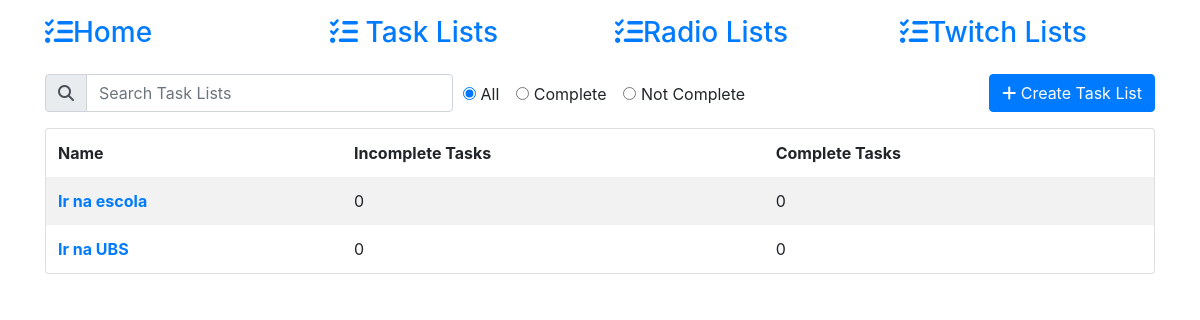
/tasks/, run on the app's committed database.
### tasks/models.py (models this page shows, shortened)
class TaskList(models.Model):
    name = models.CharField(max_length=255)
    slug = models.CharField(max_length=255)
    tasks: QuerySet["Task"]
    class Meta:
        verbose_name = "Task List"
        verbose_name_plural = "Task Lists"
    def get_absolute_url(self) -> str:
        return reverse("tasks:tasklist-detail", kwargs={"slug": self.slug})
    @property
    def complete_tasks(self) -> models.QuerySet["Task"]:
        return self.tasks.filter(is_done=True)
    @property
    def incomplete_tasks(self) -> models.QuerySet["Task"]:
        return self.tasks.filter(is_done=False)

### tasks/views.py (the view)
# urls.py: path("", v.TaskListListView.as_view(), name="tasklist-list"),
class TaskListListView(ListView):
    model = TaskList
    def get_context_data(self, **kwargs: Dict[str, Any]) -> Dict[str, Any]:
        return super().get_context_data(
            form=TaskListCreateForm(), filterset=TaskListFilter, **kwargs
        )

### tasks/forms.py (shortened to what this page needs)
class TaskListCreateForm(forms.ModelForm):
    slug = forms.CharField(required=False, widget=forms.widgets.HiddenInput())
    class Meta:
        model = TaskList
        fields = ("name", "slug")

### templates/tasks/tasklist_list.html (shortened to what this page needs)
{% extends "base.html" %}
{% block content %}
<div class="row mb-2">
  <div class="col-9">
    <form hx-trigger="keyup,mouseup delay:100ms"
          hx-get="{% url 'tasks:tasklist-filter' %}"
          hx-target="#tasklist-table">
      <div class="form-row">
        <div class="col">
          <div class="input-group mb-2">
            <div class="input-group-prepend">
              <div class="input-group-text"><i class="fas fa-search"></i></div>
            </div>
            <input name="name" class="form-control" id="id_name" placeholder="Search Task Lists">
          </div>
        </div>
        <div class="col pt-2">
          {% for choice in filterset.form.completeness.field.choices %}
          <div class="form-check form-check-inline">
            <input class="form-check-input" type="radio" name="completeness" id="id_completeness_{{ forloop.counter }}"
              value="{{ choice.0 }}" {% if forloop.counter == 1 %}checked{% endif %}>
            <label class="form-check-label" for="id_completeness_{{ forloop.counter }}">{{ choice.1 }}</label>
          </div>
          {% endfor %}
        </div>
      </div>
    </form>
  </div>
  <div class="col-3 text-right">
    <button type="button" class="btn btn-primary" data-toggle="modal" data-target="#createModal">
      <i class="fas fa-plus"></i>
      Create Task List
    </button>
  </div>
</div>
<div id="tasklist-table">
  {% include "tasks/tasklist_filter.html" %}
</div>
{% endblock %}

### templates/tasks/tasklist_filter.html
<div class="card">
  <table class="table table-striped m-0">
    <thead>
      <tr>
        <th class="border-0" scope="col">Name</th>
        <th class="border-0" scope="col">Incomplete Tasks</th>
        <th class="border-0" scope="col">Complete Tasks</th>
      </tr>
    </thead>
    <tbody>
      {% for tasklist in object_list %}
      <tr>
        <th class="border-0" scope="row">
          <a href="{{ tasklist.get_absolute_url }}">
            {{ tasklist.name }}
          </a>
        </th>
        <td class="border-0">{{ tasklist.complete_tasks.count }}</td>
        <td class="border-0">{{ tasklist.incomplete_tasks.count }}</td>
      </tr>
      {% endfor %}
    </tbody>
  </table>
</div>

### data on the page
TaskList: name "Ir na escola", complete_tasks.count "0", incomplete_tasks.count "0"
TaskList: name "Ir na UBS", complete_tasks.count "0", incomplete_tasks.count "0"

### other printed values
{{ choice.1 }} "All" "Complete" "Not Complete"
